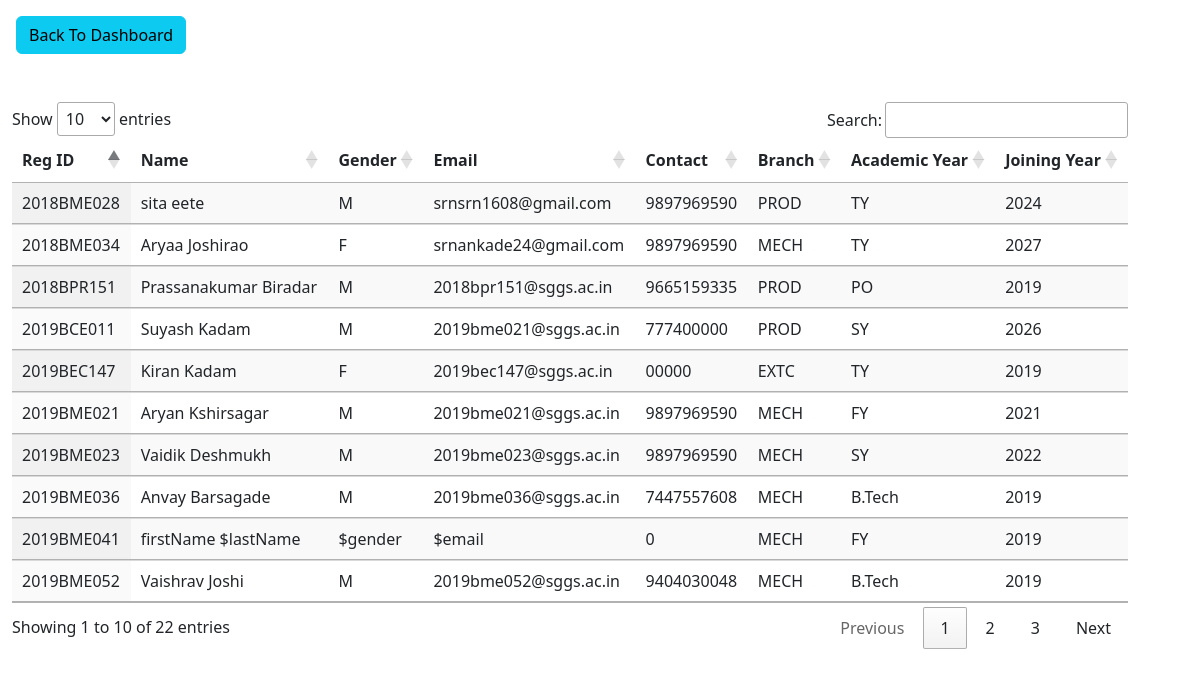
Page /studentList.php on the committed database.
### tables this page shows
CREATE TABLE `sae_cc_members` (
  `RegId` varchar(15) NOT NULL,
  `FiratName` varchar(45) NOT NULL,
  `MiddleName` varchar(45) NOT NULL,
  `LastName` varchar(45) NOT NULL,
  `Gender` varchar(45) NOT NULL,
  `Email` varchar(45) NOT NULL,
  `ContactNumber` varchar(12) NOT NULL,
  `DoB` date NOT NULL,
  `BranchId` varchar(10) NOT NULL,
  `YearId` varchar(10) NOT NULL,
  `CollegeId` varchar(10) NOT NULL,
  `StatusId` varchar(10) NOT NULL,
  `JoiningYear` int(11) NOT NULL
);

### studentList.php (the view, shortened to what this page needs)
<!DOCTYPE html>
<html>
<head>
    <?php include 'links.php' ?>
</head>
<body>
  <div>
    <a class="btn btn-info mt-3 ms-3" href="student.php">Back To Dashboard</a>
  </div>
	<div class="container mt-5 ms-0">
		<div class="row">
			  <table id="example" class="table display" >
  <thead>
    <tr>
      <th scope="col">Reg ID</th>
      <th scope="col">Name</th>
      <th scope="col">Gender</th>
      <th scope="col">Email</th>
      <th scope="col">Contact</th>
      <th scope="col">Branch</th>
      <th scope="col">Academic Year</th>
      <th scope="col">Joining Year</th>
    </tr>
  </thead>
  <tbody>
    <?php
    $con= mysqli_connect("sql111.epizy.com","epiz_34114828","h1aMXRVCMDM");
    $result=mysqli_query($con,"SELECT `sae_cc_members`.`RegId` ,concat(`sae_cc_members`.`FiratName`,' ' ,`sae_cc_members`.`LastName`) As `Name`,`sae_cc_members`.`Gender`,`sae_cc_members`.`BranchId` as `Branch`,`sae_cc_members`.`ContactNumber` As `Contact` ,`sae_cc_members`.`Email`,`sae_cc_members`.`JoiningYear`,`sae_cc_members`.`YearId` FROM `sae_cc_members` WHERE `sae_cc_members`.`StatusId` != 'FA' ");
    while($row=mysqli_fetch_assoc($result)){
      echo "
      <tr>
      <td>$row[RegId]</td>
      <td>$row[Name]</td>
      <td>$row[Gender]</td>
      <td>$row[Email]</td>
      <td>$row[Contact]</td>
      <td>$row[Branch]</td>
      <td>$row[YearId]</td>
      <td>$row[JoiningYear]</td>
    </tr>
      ";
    }
    ?>
  </tbody>
</table>
		</div>
	</div>
</body>
</html>

### rows in the picture
sae_cc_members: RegId "2018BME028", row "sita eete", Gender "M", Email "srnsrn1608@gmail.com", ContactNumber "9897969590", BranchId "PROD", YearId "TY", JoiningYear "2024"
sae_cc_members: RegId "2018BME034", row "Aryaa Joshirao", Gender "F", Email "srnankade24@gmail.com", ContactNumber "9897969590", BranchId "MECH", YearId "TY", JoiningYear "2027"
sae_cc_members: RegId "2018BPR151", row "Prassanakumar Biradar", Gender "M", Email "2018bpr151@sggs.ac.in", ContactNumber "9665159335", BranchId "PROD", YearId "PO", JoiningYear "2019"
sae_cc_members: RegId "2019BCE011", row "Suyash Kadam", Gender "M", Email "2019bme021@sggs.ac.in", ContactNumber "777400000", BranchId "PROD", YearId "SY", JoiningYear "2026"
sae_cc_members: RegId "2019BEC147", row "Kiran Kadam", Gender "F", Email "2019bec147@sggs.ac.in", ContactNumber "00000", BranchId "EXTC", YearId "TY", JoiningYear "2019"
sae_cc_members: RegId "2019BME021", row "Aryan Kshirsagar", Gender "M", Email "2019bme021@sggs.ac.in", ContactNumber "9897969590", BranchId "MECH", YearId "FY", JoiningYear "2021"
sae_cc_members: RegId "2019BME023", row "Vaidik Deshmukh", Gender "M", Email "2019bme023@sggs.ac.in", ContactNumber "9897969590", BranchId "MECH", YearId "SY", JoiningYear "2022"
sae_cc_members: RegId "2019BME036", row "Anvay Barsagade", Gender "M", Email "2019bme036@sggs.ac.in", ContactNumber "7447557608", BranchId "MECH", YearId "B.Tech", JoiningYear "2019"
sae_cc_members: RegId "2019BME041", row "firstName $lastName", Gender "$gender", Email "$email", ContactNumber "0", BranchId "MECH", YearId "FY", JoiningYear "2019"
sae_cc_members: RegId "2019BME052", row "Vaishrav Joshi", Gender "M", Email "2019bme052@sggs.ac.in", ContactNumber "9404030048", BranchId "MECH", YearId "B.Tech", JoiningYear "2019"
